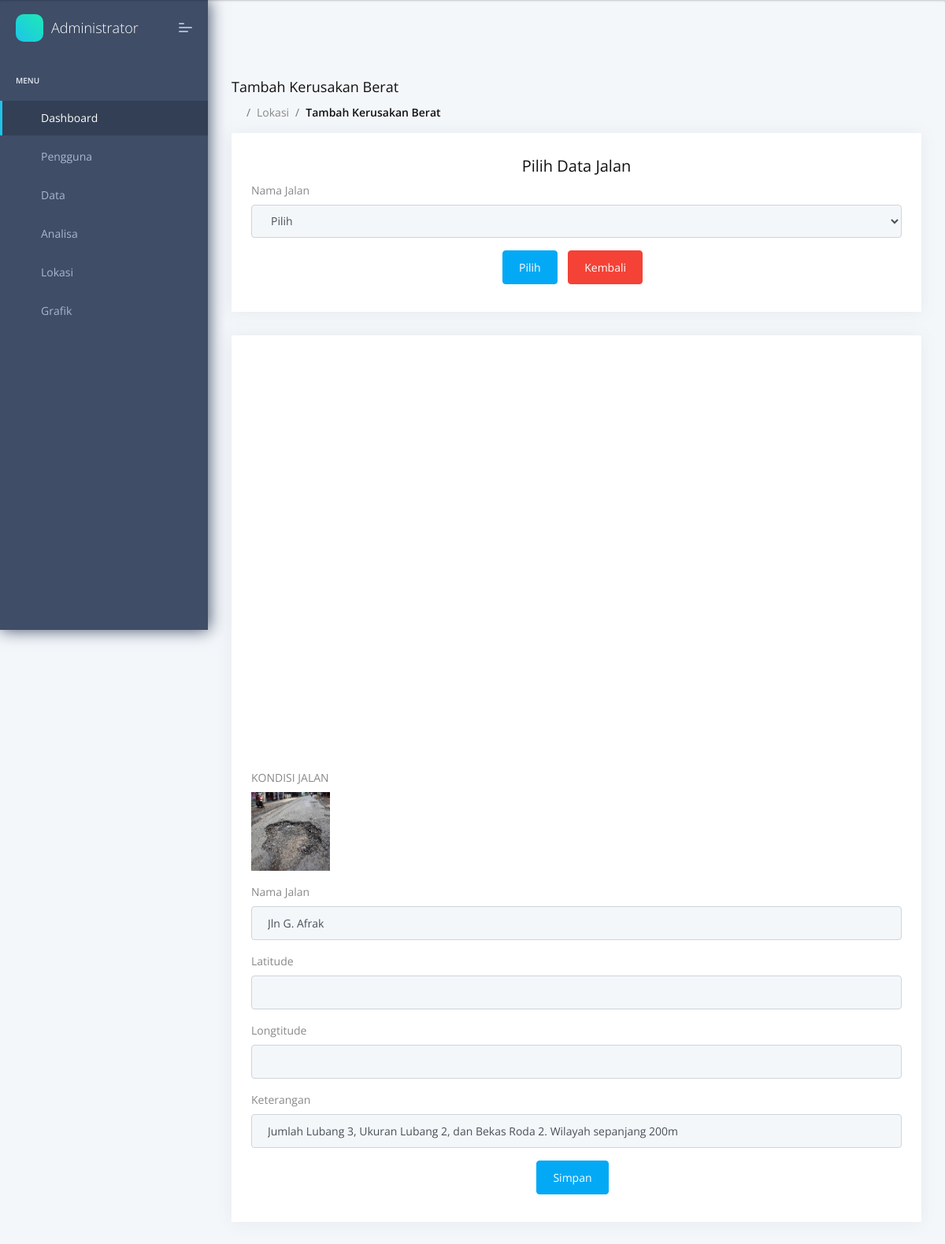
/admin/tambah_berat.php?id_kerusakan=60 (signed in), run on the app's committed database.
### tables this page shows
CREATE TABLE `tb_kerusakan` (
  `id_kerusakan` int(5) NOT NULL,
  `id_jalan` int(5) NOT NULL,
  `foto` varchar(255) NOT NULL,
  `jum_lubang` varchar(50) NOT NULL,
  `uk_lubang` varchar(50) NOT NULL,
  `bekas_roda` varchar(50) NOT NULL,
  `cluster` varchar(50) NOT NULL
);

CREATE TABLE `tb_jalan` (
  `id_jalan` int(5) NOT NULL,
  `nama` varchar(50) NOT NULL,
  `ket` varchar(50) NOT NULL
);

### admin/tambah_berat.php (the view, shortened to what this page needs)
<?php
include 'head.php';
include 'menu.php';
include 'header.php';
?>
<div class="pcoded-main-container">
    <div class="pcoded-wrapper">
        <div class="pcoded-content">
            <div class="pcoded-inner-content">
                <div class="page-header">
                    <div class="page-block">
                        <div class="row align-items-center">
                            <div class="col-md-12">
                                <div class="page-header-title">
                                    <h5 class="m-b-10">Tambah Kerusakan Berat</h5>
                                </div>
                                <ul class="breadcrumb">
                                    <li class="breadcrumb-item"><a href="index.php"><i
                                                class="feather icon-home"></i></a></li>
                                    <li class="breadcrumb-item"><a href="#!">Lokasi</a></li>
                                    <li class="breadcrumb-item"><a href="#!">Tambah Kerusakan Berat</a></li>
                                </ul>
                            </div>
                        </div>
                    </div>
                </div>
                <div class="main-body">
                    <div class="page-wrapper">
                        <div class="row">
                            <div class="col-sm-12">
                                <div class="card">
                                    <div class="card-body">
                                        <div class="row">
                                            <div class="col-md-12">
                                                <h4 align="center">Pilih Data Jalan</h4>
                                                <form action="<?php echo $_SERVER["PHP_SELF"]; ?>" method="GET">
                                                    <div class="form-group">
                                                        <label>Nama Jalan</label>
                                                        <select class="js-example-basic-single form-control"
                                                            name="id_kerusakan" required>
                                                            <option>Pilih</option>
                                                            <?php
                                                            include 'koneksi.php';
                                                            ?>
                                                        </select>
                                                    </div>
                                                    <center>
                                                        <button type="submit" class="btn btn-primary">Pilih</button>
                                                        <a class="btn btn-danger" href="data_berat.php">Kembali</a>
                                                    </center>
                                                </form>
                                                <?php
                                                if (isset($_GET['id_kerusakan'])) {
                                                    $id_kerusakan = $_GET['id_kerusakan'];
                                                    $tamPeg = mysqli_query($con, "SELECT * FROM tb_kerusakan
                                                                JOIN tb_jalan ON tb_kerusakan.id_jalan=tb_jalan.id_jalan
                                                                WHERE id_kerusakan='$id_kerusakan'");
                                                    $tpeg = mysqli_fetch_array($tamPeg);
                                                ?>
                                            </div>
                                        </div>
                                    </div>
                                </div>
                            </div>
                            <div class="col-sm-12">
                                <div class="card">
                                    <div class="card-body">
                                        <div class="row">
                                            <div class="col-md-12">
                                                <center>
                                                    <div id="googleMap" style="width:100%;height:500px;" align="center">
                                                    </div>
                                                </center>
                                                <br>
                                                <form action="simpan_berat.php" method="POST">
                                                    <div class="form-group">
                                                        <label>KONDISI JALAN</label><br>
                                                        <img src="gambar/<?php echo $tpeg['foto']; ?>"
                                                            style="width:100px;height:100px;">
                                                    </div>
                                                    <div class="form-group">
                                                        <label>Nama Jalan</label>
                                                        <input type="text" class="form-control" placeholder="Nama Jalan"
                                                            name="nama" required value="<?php echo $tpeg['nama']; ?>">
                                                    </div>
                                                    <div class="form-group">
                                                        <label>Latitude</label>
                                                        <input type="text" name="lat" id="lat" class="form-control">
                                                    </div>
                                                    <div class="form-group">
                                                        <label>Longtitude</label>
                                                        <input type="text" name="lon" id="lng" class="form-control">
                                                    </div>
                                                    <div class="form-group">
                                                        <label>Keterangan</label>
                                                        <input type="text" class="form-control"
                                                            placeholder="Jumlah Lubang" name="keterangan" required
                                                            value="Jumlah Lubang <?php echo  $tpeg['jum_lubang']; ?>, Ukuran Lubang <?php echo  $tpeg['uk_lubang']; ?>, dan Bekas Roda <?php echo  $tpeg['bekas_roda']; ?>. Wilayah sepanjang 200m">
                                                    </div>
                                                    <center>
                                                        <button type="submit" class="btn btn-primary"
                                                            name="simpan">Simpan</button>
                                                    </center>
                                                </form>
                                                <?php
                                                }
                                            ?>
                                            </div>
                                        </div>
                                    </div>
                                </div>
                            </div>
                        </div>
                    </div>
                </div>
            </div>
        </div>
    </div>
</div>
<?php
include 'foot.php';
?>

### data on the page
tb_kerusakan: foto (picture), nama "Jln G. Afrak", keterangan "Jumlah Lubang 3, Ukuran Lubang 2, dan Bekas Roda 2. Wilayah sepanjang 200m"
